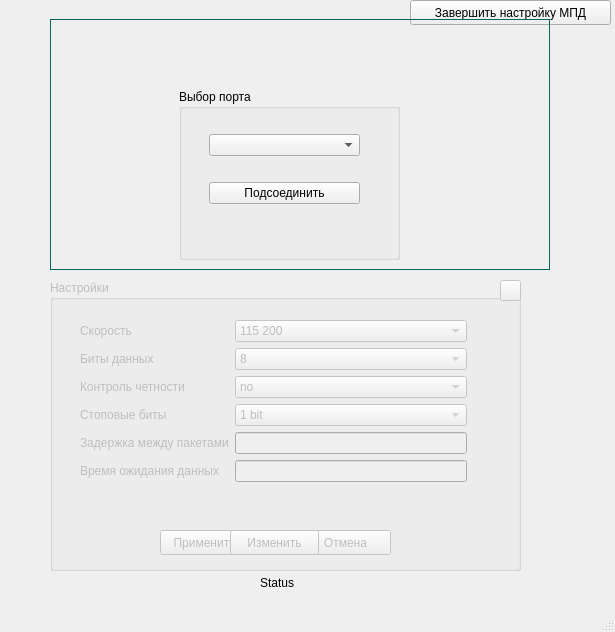
<?xml version="1.0" encoding="UTF-8"?>
<ui version="4.0">
 <class>CMainWindow</class>
 <widget class="QMainWindow" name="CMainWindow">
  <property name="geometry">
   <rect>
    <x>0</x>
    <y>0</y>
    <width>615</width>
    <height>632</height>
   </rect>
  </property>
  <property name="windowTitle">
   <string>MainWindow</string>
  </property>
  <widget class="QWidget" name="centralwidget">
   <widget class="QGroupBox" name="gb_settings">
    <property name="enabled">
     <bool>false</bool>
    </property>
    <property name="geometry">
     <rect>
      <x>50</x>
      <y>280</y>
      <width>471</width>
      <height>291</height>
     </rect>
    </property>
    <property name="title">
     <string>Настройки</string>
    </property>
    <widget class="QWidget" name="formLayoutWidget">
     <property name="geometry">
      <rect>
       <x>30</x>
       <y>40</y>
       <width>387</width>
       <height>191</height>
      </rect>
     </property>
     <layout class="QFormLayout" name="fl_unitSettings">
      <item row="0" column="0">
       <widget class="QLabel" name="lb_baudRate">
        <property name="text">
         <string>Скорость</string>
        </property>
       </widget>
      </item>
      <item row="0" column="1">
       <widget class="QComboBox" name="cb_baudRate">
        <item>
         <property name="text">
          <string>115 200</string>
         </property>
        </item>
        <item>
         <property name="text">
          <string>9 600</string>
         </property>
        </item>
        <item>
         <property name="text">
          <string>1 200</string>
         </property>
        </item>
       </widget>
      </item>
      <item row="1" column="0">
       <widget class="QLabel" name="lb_dataBits">
        <property name="text">
         <string>Биты данных</string>
        </property>
       </widget>
      </item>
      <item row="1" column="1">
       <widget class="QComboBox" name="cb_dataBits">
        <item>
         <property name="text">
          <string>8</string>
         </property>
        </item>
        <item>
         <property name="text">
          <string>7</string>
         </property>
        </item>
        <item>
         <property name="text">
          <string>6</string>
         </property>
        </item>
        <item>
         <property name="text">
          <string>5</string>
         </property>
        </item>
       </widget>
      </item>
      <item row="2" column="0">
       <widget class="QLabel" name="lb_parity">
        <property name="text">
         <string>Контроль четности</string>
        </property>
       </widget>
      </item>
      <item row="2" column="1">
       <widget class="QComboBox" name="cb_stopBits">
        <item>
         <property name="text">
          <string>no</string>
         </property>
        </item>
        <item>
         <property name="text">
          <string>even</string>
         </property>
        </item>
        <item>
         <property name="text">
          <string>odd</string>
         </property>
        </item>
        <item>
         <property name="text">
          <string>space</string>
         </property>
        </item>
        <item>
         <property name="text">
          <string>mark</string>
         </property>
        </item>
       </widget>
      </item>
      <item row="3" column="0">
       <widget class="QLabel" name="lb_stopBits">
        <property name="text">
         <string>Стоповые биты</string>
        </property>
       </widget>
      </item>
      <item row="3" column="1">
       <widget class="QComboBox" name="cb_parity">
        <item>
         <property name="text">
          <string>1 bit</string>
         </property>
        </item>
        <item>
         <property name="text">
          <string>1.5 bit</string>
         </property>
        </item>
        <item>
         <property name="text">
          <string>2 bit</string>
         </property>
        </item>
       </widget>
      </item>
      <item row="4" column="0">
       <widget class="QLabel" name="lb_writeDelay">
        <property name="text">
         <string>Задержка между пакетами</string>
        </property>
       </widget>
      </item>
      <item row="4" column="1">
       <widget class="QLineEdit" name="ln_writeDelay"/>
      </item>
      <item row="5" column="0">
       <widget class="QLabel" name="lb_waitPacketTime">
        <property name="text">
         <string>Время ожидания данных</string>
        </property>
       </widget>
      </item>
      <item row="5" column="1">
       <widget class="QLineEdit" name="ln_waitPacketTime"/>
      </item>
     </layout>
    </widget>
    <widget class="QPushButton" name="pb_cancel">
     <property name="geometry">
      <rect>
       <x>250</x>
       <y>250</y>
       <width>91</width>
       <height>25</height>
      </rect>
     </property>
     <property name="text">
      <string>Отмена</string>
     </property>
    </widget>
    <widget class="QPushButton" name="pb_accept">
     <property name="geometry">
      <rect>
       <x>110</x>
       <y>250</y>
       <width>89</width>
       <height>25</height>
      </rect>
     </property>
     <property name="text">
      <string>Применить</string>
     </property>
    </widget>
    <widget class="QPushButton" name="pb_edit">
     <property name="geometry">
      <rect>
       <x>180</x>
       <y>250</y>
       <width>89</width>
       <height>25</height>
      </rect>
     </property>
     <property name="text">
      <string>Изменить</string>
     </property>
    </widget>
    <widget class="QPushButton" name="pb_closeSettings">
     <property name="geometry">
      <rect>
       <x>450</x>
       <y>0</y>
       <width>21</width>
       <height>21</height>
      </rect>
     </property>
     <property name="text">
      <string/>
     </property>
    </widget>
   </widget>
   <widget class="QLabel" name="lb_status">
    <property name="geometry">
     <rect>
      <x>260</x>
      <y>570</y>
      <width>44</width>
      <height>25</height>
     </rect>
    </property>
    <property name="text">
     <string>Status</string>
    </property>
   </widget>
   <widget class="QPushButton" name="pb_finishConfigure">
    <property name="geometry">
     <rect>
      <x>410</x>
      <y>0</y>
      <width>201</width>
      <height>25</height>
     </rect>
    </property>
    <property name="text">
     <string>Завершить настройку МПД</string>
    </property>
   </widget>
   <widget class="QGroupBox" name="gb_start">
    <property name="geometry">
     <rect>
      <x>179</x>
      <y>89</y>
      <width>221</width>
      <height>171</height>
     </rect>
    </property>
    <property name="title">
     <string>Выбор порта</string>
    </property>
    <widget class="QWidget" name="verticalLayoutWidget">
     <property name="geometry">
      <rect>
       <x>30</x>
       <y>20</y>
       <width>151</width>
       <height>111</height>
      </rect>
     </property>
     <layout class="QVBoxLayout" name="vl_start">
      <item>
       <spacer name="verticalSpacer">
        <property name="orientation">
         <enum>Qt::Vertical</enum>
        </property>
        <property name="sizeType">
         <enum>QSizePolicy::Fixed</enum>
        </property>
        <property name="sizeHint" stdset="0">
         <size>
          <width>20</width>
          <height>10</height>
         </size>
        </property>
       </spacer>
      </item>
      <item>
       <widget class="QComboBox" name="cb_avaliablePorts"/>
      </item>
      <item>
       <spacer name="verticalSpacer_2">
        <property name="orientation">
         <enum>Qt::Vertical</enum>
        </property>
        <property name="sizeType">
         <enum>QSizePolicy::Fixed</enum>
        </property>
        <property name="sizeHint" stdset="0">
         <size>
          <width>10</width>
          <height>5</height>
         </size>
        </property>
       </spacer>
      </item>
      <item>
       <widget class="QPushButton" name="pb_startConfigure">
        <property name="text">
         <string>Подсоединить</string>
        </property>
       </widget>
      </item>
     </layout>
    </widget>
   </widget>
   <widget class="QGroupBox" name="gb_mpdModel">
    <property name="geometry">
     <rect>
      <x>50</x>
      <y>19</y>
      <width>500</width>
      <height>251</height>
     </rect>
    </property>
    <property name="minimumSize">
     <size>
      <width>410</width>
      <height>230</height>
     </size>
    </property>
    <property name="styleSheet">
     <string notr="true">border: 1px double  #00665E; </string>
    </property>
    <property name="title">
     <string/>
    </property>
    <property name="alignment">
     <set>Qt::AlignCenter</set>
    </property>
    <property name="checkable">
     <bool>false</bool>
    </property>
    <widget class="CMpdWidget" name="wgt_model" native="true">
     <property name="geometry">
      <rect>
       <x>70</x>
       <y>40</y>
       <width>350</width>
       <height>180</height>
      </rect>
     </property>
     <property name="styleSheet">
      <string notr="true">border: none;</string>
     </property>
    </widget>
   </widget>
  </widget>
  <widget class="QMenuBar" name="menubar">
   <property name="geometry">
    <rect>
     <x>0</x>
     <y>0</y>
     <width>615</width>
     <height>22</height>
    </rect>
   </property>
  </widget>
  <widget class="QStatusBar" name="statusbar"/>
 </widget>
 <customwidgets>
  <customwidget>
   <class>CMpdWidget</class>
   <extends>QWidget</extends>
   <header>cmpdwidget.h</header>
   <container>1</container>
  </customwidget>
 </customwidgets>
 <resources/>
 <connections/>
</ui>
